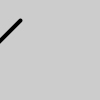
Frame 1 (no input)
Frame 60 (the mouse pressed at the canvas centre just before this capture): identical to frame 1, image omitted
Frame 120 (the mouse held since frame 60 and released just before this capture): identical to frame 1, image omitted

The Processing sketch that drew this single still picture (run headless with seeded random() and noise(); from frame 60 on, the mouse is pressed at the canvas centre):

// Processing sketch: _02
// ── _02.pde
// Move a line while any key is pressed
int x = 20;

void setup() {
  size(100, 100);
  smooth();
  strokeWeight(4);
}

void draw() {
  background(204);
  if (keyPressed == true) { // If the key is pressed
    x++; // add 1 to x
  }
  line(x, 20, x-60, 80);
}
